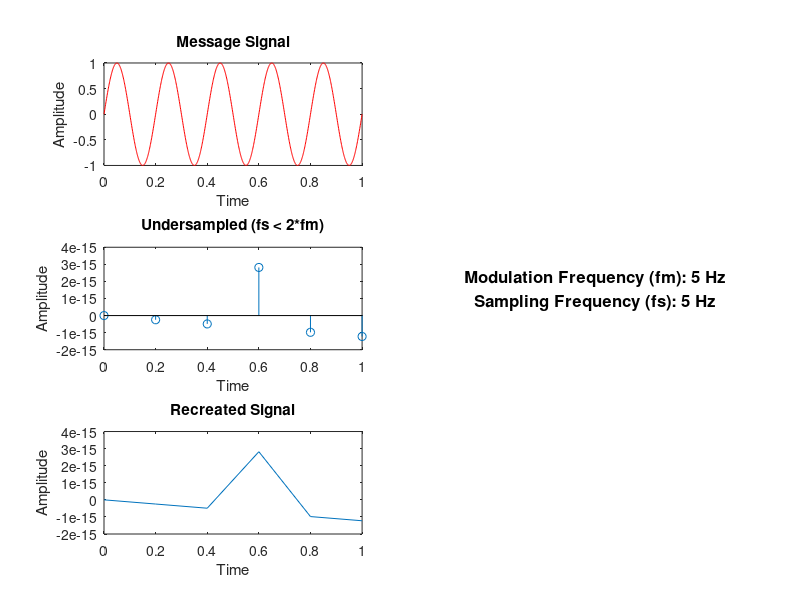

Reproduce this figure in MATLAB.
% Sampling Theorem Demonstration

% User Inputs
fm = input('Enter the modulation frequency (fm): ');
fs = input('Enter the sampling frequency (fs): ');

% Time vector
t = 0:0.001:1;

% Original Signal
x = sin(2 * pi * fm * t);

% Plot Original Signal
subplot(3, 2, 1);
grid on;
plot(t, x, 'r');
xlabel('Time');
ylabel('Amplitude');
title('Message Signal');

% Check for undersampling, oversampling, or equal sampling
if fs < 2 * fm
    title_str = 'Undersampled (fs < 2*fm)';
elseif fs > 2 * fm
    title_str = 'Oversampled (fs > 2*fm)';
else
    title_str = 'Equal Sampling (fs = 2*fm)';
end

% Sampling
n = 0:1/fs:1;
x_sampled = sin(2 * pi * fm * n);

% Plot Sampled Signal
subplot(3, 2, 3);
grid on;
stem(n, x_sampled);
xlabel('Time');
ylabel('Amplitude');
title(title_str);

% Plot Recreated Signal
subplot(3, 2, 5);
grid on;
plot(n, x_sampled);
xlabel('Time');
ylabel('Amplitude');
title('Recreated Signal');

% Adjust subplot positions for clarity
subplot(3, 2, [2, 4, 6]);
axis off;
text(0.5, 0.5, ['Modulation Frequency (fm): ', num2str(fm), ' Hz', newline, 'Sampling Frequency (fs): ', num2str(fs), ' Hz'], ...
    'HorizontalAlignment', 'center', 'VerticalAlignment', 'middle', 'FontSize', 12, 'FontWeight', 'bold');
